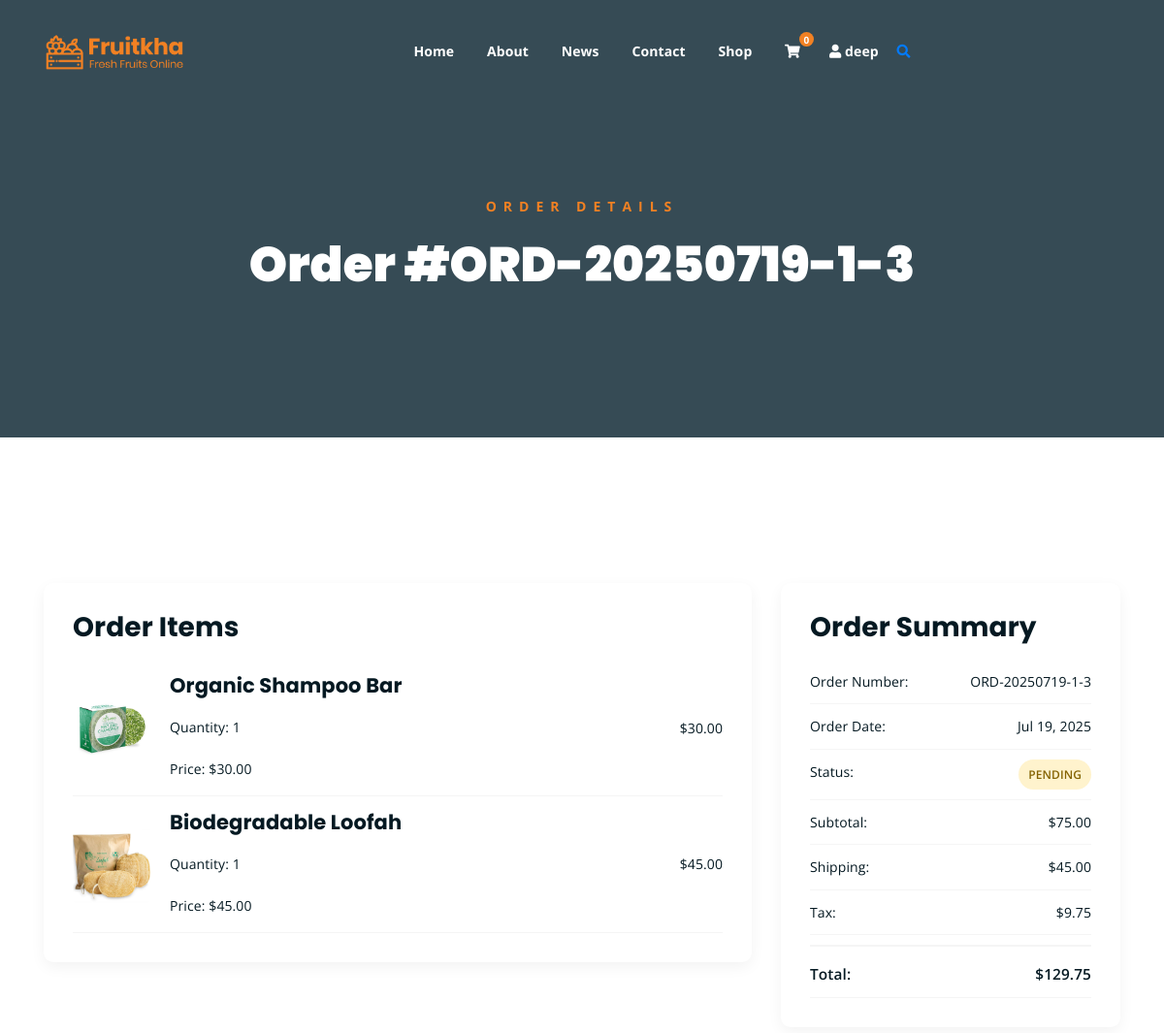
The page /order/3/ (signed in, upper part) on the database as committed earlier.
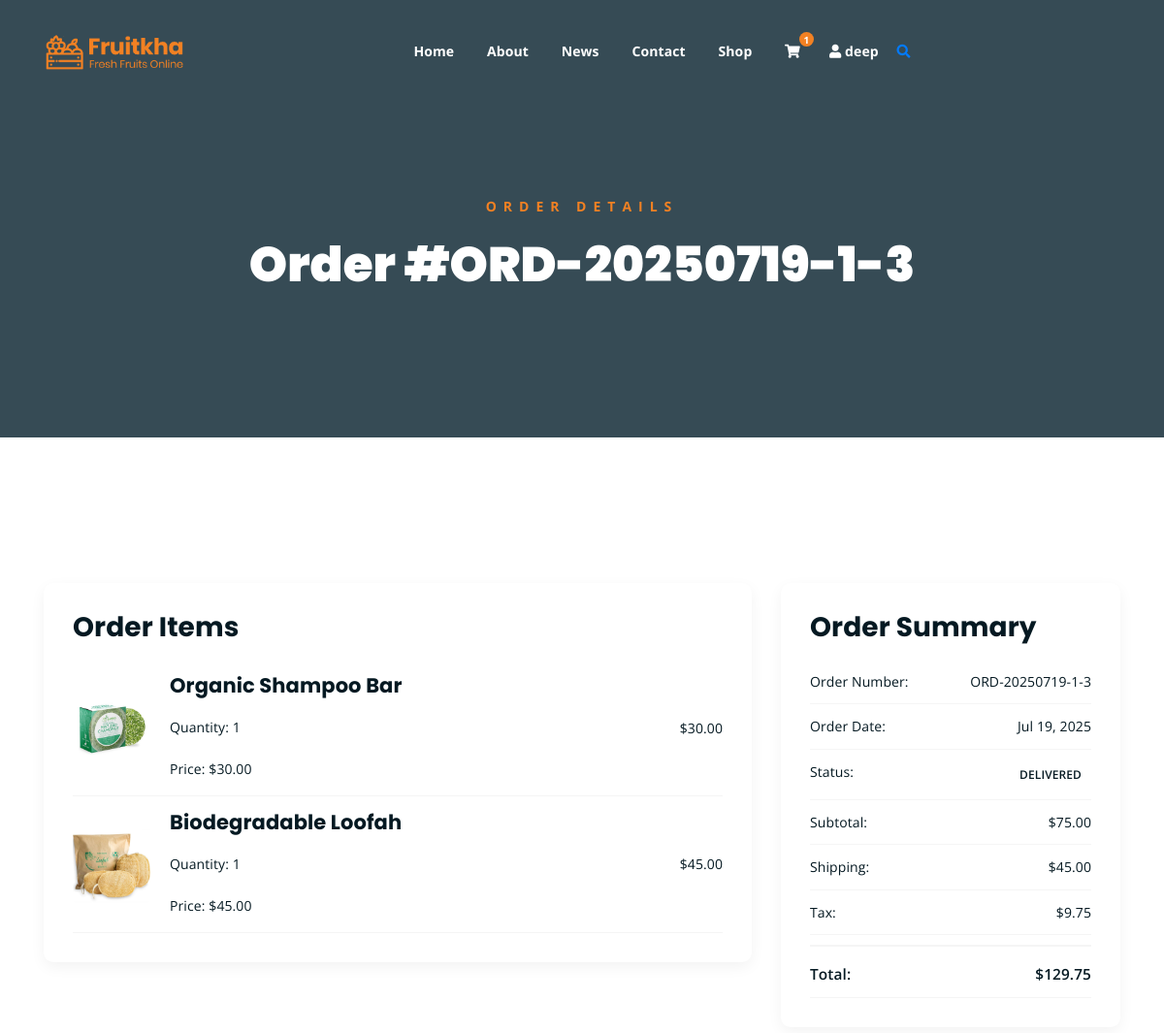
The same page on the database as committed later.
### app1/models.py (models this page shows, shortened)
class User(AbstractBaseUser, PermissionsMixin):
    email = models.EmailField(_('email address'), unique=True)
    username = models.CharField(_('username'), max_length=30, unique=True)
    first_name = models.CharField(_('first name'), max_length=30)
    last_name = models.CharField(_('last name'), max_length=30)
    date_joined = models.DateTimeField(_('date joined'), default=timezone.now)
    is_active = models.BooleanField(_('active'), default=True)
    is_staff = models.BooleanField(_('staff status'), default=False)
    bio = models.TextField(_('bio'), max_length=500, blank=True)
    profile_picture = models.ImageField(
        _('profile picture'),
        upload_to='profile_pics/',
        blank=True,
        null=True
    )
    groups = models.ManyToManyField(
        'auth.Group',
        verbose_name=_('groups'),
        blank=True,
        help_text=_(
            'The groups this user belongs to. A user will get all permissions '
            'granted to each of their groups.'
        ),
        related_name="custom_user_set",  # Changed to unique name
        related_query_name="custom_user",
    )
    user_permissions = models.ManyToManyField(
        'auth.Permission',
        verbose_name=_('user permissions'),
        blank=True,
        help_text=_('Specific permissions for this user.'),
        related_name="custom_user_permissions_set",  # Changed to unique name
        related_query_name="custom_user_permissions",
    )
    objects = UserManager()
    USERNAME_FIELD = 'email'
    REQUIRED_FIELDS = ['username', 'first_name', 'last_name']
    class Meta:
        verbose_name = _('user')
        verbose_name_plural = _('users')
    @property
    def cart(self):
        cart, created = Cart.objects.get_or_create(user=self)
        return cart

class Cart(models.Model):
    user = models.ForeignKey(settings.AUTH_USER_MODEL, on_delete=models.CASCADE)
    created_at = models.DateTimeField(auto_now_add=True)
    updated_at = models.DateTimeField(auto_now=True)

class Order(models.Model):
    PAYMENT_METHOD_CHOICES = [
        ('credit_card', 'Credit Card'),
        ('paypal', 'PayPal'),
        ('cash_on_delivery', 'Cash on Delivery'),
    ]
    ORDER_STATUS_CHOICES = [
        ('pending', 'Pending'),
        ('processing', 'Processing'),
        ('shipped', 'Shipped'),
        ('delivered', 'Delivered'),
        ('cancelled', 'Cancelled'),
    ]
    user = models.ForeignKey(settings.AUTH_USER_MODEL, on_delete=models.CASCADE, related_name='orders')
    order_number = models.CharField(max_length=20, unique=True)
    billing_address = models.ForeignKey(BillingAddress, on_delete=models.PROTECT, related_name='billing_orders')
    shipping_address = models.ForeignKey(ShippingAddress, on_delete=models.PROTECT, related_name='shipping_orders')
    payment_method = models.CharField(max_length=20, choices=PAYMENT_METHOD_CHOICES)
    subtotal = models.DecimalField(max_digits=10, decimal_places=2)
    tax = models.DecimalField(max_digits=10, decimal_places=2)
    shipping_cost = models.DecimalField(max_digits=10, decimal_places=2)
    total = models.DecimalField(max_digits=10, decimal_places=2)
    status = models.CharField(max_length=20, choices=ORDER_STATUS_CHOICES, default='pending')
    created_at = models.DateTimeField(auto_now_add=True)
    updated_at = models.DateTimeField(auto_now=True)

### app1/views.py (the view)
# urls.py: path('order/<int:order_id>/', views.order_detail, name='order_detail'),
@login_required
def order_detail(request, order_id):
    order = get_object_or_404(Order, id=order_id, user=request.user)
    return render(request, 'order_detail.html', {'order': order})

### app1/context_processors.py (called while the page is built)
def cart_count(request):
    if request.user.is_authenticated:
        cart, created = Cart.objects.get_or_create(user=request.user)
        return {'cart_count': cart.items.count()}
    return {'cart_count': 0}

### app1/models.py (called while the page is built)
    @property
    def total_price(self):
        return self.price * self.quantity

### app1/static/templates/order_detail.html (shortened to what this page needs)
{% extends 'base.html' %}
{% load static %}
{% block content %}
<div class="breadcrumb-section breadcrumb-bg">
    <div class="container">
        <div class="row">
            <div class="col-lg-8 offset-lg-2 text-center">
                <div class="breadcrumb-text">
                    <p>Order Details</p>
                    <h1>Order #{{ order.order_number }}</h1>
                </div>
            </div>
        </div>
    </div>
</div>
<div class="mt-150 mb-150">
    <div class="container">
        <div class="row">
            <div class="col-lg-8">
                <div class="order-detail-box">
                    <h3>Order Items</h3>
                    <div class="order-items-list">
                        {% for item in order.items.all %}
                        <div class="single-order-item">
                            <div class="order-item-image">
                                <img src="{{ item.product.image.url }}" alt="{{ item.product.name }}">
                            </div>
                            <div class="order-item-info">
                                <h4>{{ item.product.name }}</h4>
                                <p>Quantity: {{ item.quantity }}</p>
                                <p>Price: ${{ item.price|floatformat:2 }}</p>
                            </div>
                            <div class="order-item-total">
                                ${{ item.total_price|floatformat:2 }}
                            </div>
                        </div>
                        {% endfor %}
                    </div>
                </div>
            </div>
            <div class="col-lg-4">
                <div class="order-summary-box">
                    <h3>Order Summary</h3>
                    <div class="order-summary-details">
                        <div class="order-summary-row">
                            <span>Order Number:</span>
                            <span>{{ order.order_number }}</span>
                        </div>
                        <div class="order-summary-row">
                            <span>Order Date:</span>
                            <span>{{ order.created_at|date:"M d, Y" }}</span>
                        </div>
                        <div class="order-summary-row">
                            <span>Status:</span>
                            <span class="order-status {{ order.status }}">
                                {{ order.get_status_display }}
                            </span>
                        </div>
                        <div class="order-summary-row">
                            <span>Subtotal:</span>
                            <span>${{ order.subtotal|floatformat:2 }}</span>
                        </div>
                        <div class="order-summary-row">
                            <span>Shipping:</span>
                            <span>${{ order.shipping_cost|floatformat:2 }}</span>
                        </div>
                        <div class="order-summary-row">
                            <span>Tax:</span>
                            <span>${{ order.tax|floatformat:2 }}</span>
                        </div>
                        <div class="order-summary-row total">
                            <span>Total:</span>
                            <span>${{ order.total|floatformat:2 }}</span>
                        </div>
                    </div>
                </div>
            </div>
        </div>
    </div>
</div>
{% endblock %}

### app1/static/templates/base.html (shortened to what this page needs)
{% load static %}
<!DOCTYPE html>
<html lang="en">
<head>
    <link rel="stylesheet" href="{% static 'assets/css/all.min.css' %}">
    <link rel="stylesheet" href="{% static 'assets/bootstrap/css/bootstrap.min.css' %}">
    <link rel="stylesheet" href="{% static 'assets/css/owl.carousel.css' %}">
    <link rel="stylesheet" href="{% static 'assets/css/magnific-popup.css' %}">
    <link rel="stylesheet" href="{% static 'assets/css/animate.css' %}">
    <link rel="stylesheet" href="{% static 'assets/css/meanmenu.min.css' %}">
    <link rel="stylesheet" href="{% static 'assets/css/main.css' %}?v={% now 'U' %}">
    <link rel="stylesheet" href="{% static 'assets/css/responsive.css' %}">
</head>
<body>
    <div class="top-header-area" id="sticker">
        <div class="container">
            <div class="row">
                <div class="col-lg-12 col-sm-12 text-center">
                    <div class="main-menu-wrap">
                        <div class="site-logo">
                            <a href="{% url 'home' %}">
                                <img src="{% static 'assets/img/logo.png' %}" alt="">
                            </a>
                        </div>
                        <nav class="main-menu">
                            <ul>
                                <li class="{% if request.path == '/' %}current-list-item{% endif %}"><a href="{% url 'home' %}">Home</a></li>
                                <li class="{% if request.path == '/about/' %}current-list-item{% endif %}"><a href="{% url 'about' %}">About</a></li>
                                <li class="{% if '/news/' in request.path %}current-list-item{% endif %}"><a href="{% url 'eco_news' %}">News</a></li>
                                <li class="{% if request.path == '/contact/' %}current-list-item{% endif %}"><a href="{% url 'contact' %}">Contact</a></li>
                                <li class="{% if request.path == '/shop/' %}current-list-item{% endif %}"><a href="{% url 'shop' %}">Shop</a></li>
                               <li>
                                    <div class="header-icons">
                                        <a class="shopping-cart" href="{% url 'cart' %}">
                                            <i class="fas fa-shopping-cart"></i>
                                            {% if user.is_authenticated %}
                                                <span class="cart-count">{{ user.cart.items.count }}</span>
                                            {% endif %}
                                        </a>
                                        {% if user.is_authenticated %}
                                            <li class="user-dropdown">
                                                <a class="shopping-cart-1" href="#">
                                                    <i class="fas fa-user"></i>
                                                    <span class="username">{{ user.first_name }}</span>
                                                </a>
                                            </li>
                                        {% endif %}
                                        <a class="mobile-hide search-bar-icon" href="#"><i class="fas fa-search"></i></a>
                                    </div>
                                </li>
                            </ul>
                        </nav>
                    </div>
                </div>
            </div>
        </div>
    </div>
    {% block content %}{% endblock %}
</body>
</html>

Rows that differ between the two databases and show on the page:
computed for User "deep": cart.items.count "0" → "1"
changed Order "ORD-20250719-1-3": status "PENDING" → "DELIVERED"
